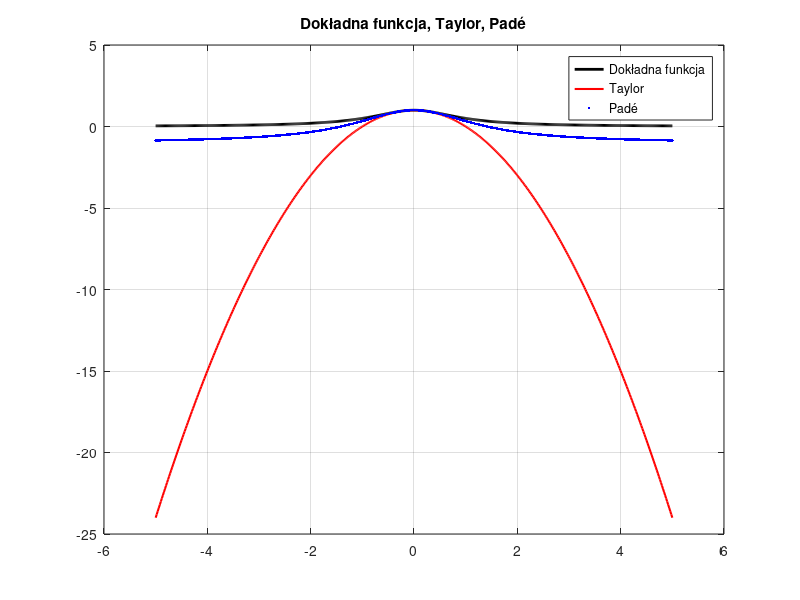

Write MATLAB code to recreate this figure.
% Przybliżenie Padégo dla funkcji f(x) = (1 + x^2)^(-1)

clc; clear; close all;


f = @(x) 1 ./ (1 + x.^2);

x = linspace(-5, 5, 500);% x

% Obliczanie dokładnej funkcji
exact_f = f(x);

% 1. Rozwinięcie Taylora wokół x = 0 f(x)= f'(0)+ (x-a)^2/n! * f(kolejna
% pochodna)
% Taylor dla f(x) = (1 + x^2)^(-1): f(x) = 1 - x^2 + x^4 +.. itd.
 taylor_f = @(x) 1 - x.^2;


% postać padégo : f(x) = (a0 + a1*x^2) / (1 + b1*x^2)
% Dopasowanie współczynników z rozwinięcia Taylora
a0 = 1; % pierwszy wyraz Taylora
a1 = -0.5; % współczynnik x^2 w liczniku
b1 = 0.5; % współczynnik x^2 w mianowniku

pade_f = @(x) (a0 + a1 * x.^2) ./ (1 + b1 * x.^2);

% Obliczanie wartości przybliżeń
taylor_approx = taylor_f(x);
pade_approx = pade_f(x);

% Wykres porównawczy
figure;
plot(x, exact_f, 'k', 'LineWidth', 2); 
hold on;
plot(x, taylor_approx, 'r', 'LineWidth', 1.5);
plot(x, pade_approx, 'b.', 'LineWidth', 1.5);
grid on;
legend('Dokładna funkcja', 'Taylor ', 'Padé ', 'Location', 'Best');
title(' Dokładna funkcja, Taylor, Padé ');
